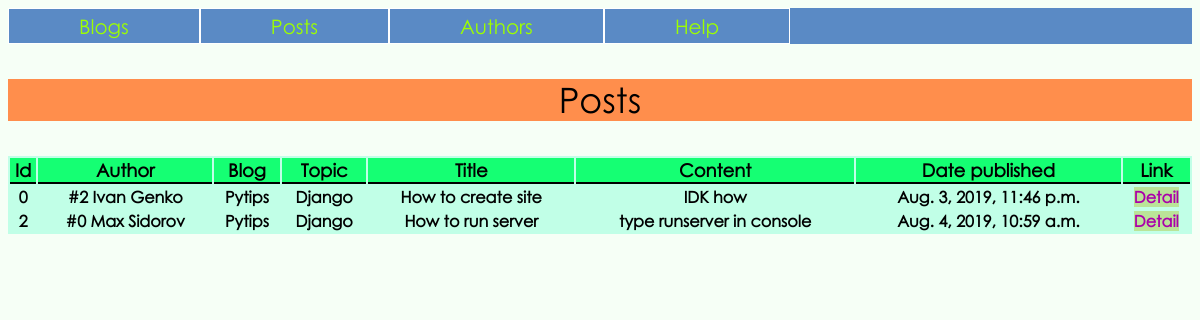
The app's page /posts/topic/Django with its own data.
### blog/models.py (models this page shows, shortened)
class Post(models.Model):
	blog = models.ForeignKey(Blog, on_delete=models.CASCADE)
	author = models.ForeignKey(Author, on_delete=models.CASCADE)
	topic = models.CharField('Topic', max_length=50)
	title = models.CharField('Title', max_length=50)
	text = models.CharField('Text', max_length=250)
	created_date = models.DateTimeField('Date created', default=timezone.now)
	date_published = models.DateTimeField('Date published', default=timezone.now)

class Author(models.Model):
	first_name = models.CharField('First name', max_length=25)
	last_name = models.CharField('Last name', max_length=35)
	email = models.CharField('Email', max_length=50)
	date_of_birth = models.DateField('Date of birth', max_length=8)
	def __str__(self):
		return f'#{self.id} {self.first_name} {self.last_name}'

class Blog(models.Model):
	author = models.ForeignKey(Author, on_delete=models.CASCADE)
	name = models.CharField('Name', max_length=50)
	rating = models.IntegerField('Rating', default=0)
	def __str__(self):
		return self.name

### blog/views.py (the view)
# urls.py: path('posts/', views.get_posts, name='posts'),
def get_posts(request, topic=None):
	posts = Post.objects.all()
	if topic is not None:
		posts = posts.filter(topic__iexact=topic)
	context = {
		'posts': posts,
		'topic': topic
		}
	return render(request, 'blog/post.html', context)

### blog/templates/blog/post.html (shortened to what this page needs)
<!DOCTYPE html>
<html lang="en">
<head>
    {% load staticfiles %}
    <link rel="stylesheet" href="{% static 'blog/content/style.css' %}">
</head>
<body>
<ul class='nav'>
    <li class='nav'><a class='nav' href="{% url 'blog:index-page' %}">Blogs</a></li>
    <li class='nav'><a class='nav' href="{% url 'blog:posts' %}">Posts</a></li>
    <li class='nav'><a class='nav' href="{% url 'blog:authors' %}">Authors</a></li>
    <li class='nav'><a class='nav' href="{% url 'blog:help' %}">Help</a></li>
</ul>
<p class='title'>Posts</p>
<div>
	<table>
		<thead>
			<tr>
				<th>Id</th>
				<th>Author</th>
				<th>Blog</th>
				<th>Topic</th>
				<th>Title</th>
				<th>Content</th>
				<th>Date published</th>
				<th>Link</th>
			</tr>
		</thead>
		<tbody>
		{% for post in posts %}
			<tr>
				<th>{{ post.id }}</th>
				<th>{{ post.author }}</th>
				<th>{{ post.blog }}</th>
				<th>{{ post.topic }}</th>
				<th>{{ post.title }}</th>
				<th>{{ post.text|slice:25 }}</th>
				<th>{{ post.date_published }}</th>
				<th><a href="{% url 'blog:post' post.id %}">Detail</a></th>
			</tr>
		{% endfor %}
		</tbody>
	</table>
</div>
</body>
</html>

### blog/static/blog/content/style.css (style rules this page uses)
* { font-family: 'gothic' }
body { background: #F6FFF6; }
a { outline: none; text-decoration: none; vertical-align: center; }
a:link { color: #AA00AA; background: #BAE498; }
table { width: 100%; background: #c1ffe7; }
thead th { font-weight: bold; font-size: 18px; background: #15ff73; border-bottom: solid 2px black }
.title { top: 0; width: 100%; font-size: 35px; line-height: 1.2; background: #ff8e4c; text-align: center; }
a.nav { font-size: 20px; background: unset; }
ul.nav { top: 0; width: 100%; list-style-type: none; margin: 0; padding: 0; overflow: hidden; background-color: #5a8ac5; }
li.nav { float: left; border: solid 1px white; }
li.nav a { display: block; color: #9dff00; text-align: center; padding: 5px 70px; text-decoration: none; }

### records on screen
Post: id "0", author "#2 Ivan Genko", blog "Pytips", topic "Django", title "How to create site", text "IDK how", date_published "Aug. 3, 2019, 11:46 p.m."
Post: id "2", author "#0 Max Sidorov", blog "Pytips", topic "Django", title "How to run server", text "type runserver in console", date_published "Aug. 4, 2019, 10:59 a.m."
